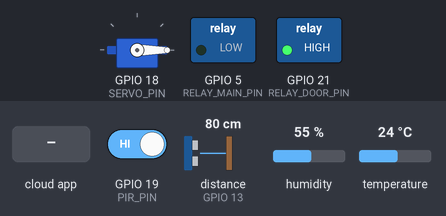
This sketch was run on a simulated ESP32. Shown: servo, switched loads named in the sketch (green lamp = pin HIGH). Wiring (inferred from the names in the program): ultrasonic range finder: trigger GPIO 12; echo GPIO 13. The test bench sets the inputs (shaded band); at power-on: distance to the obstacle (sensor on GPIO 13) 80 cm, GPIO 19 (PIR_PIN) HIGH, humidity 55 %, temperature 24 °C. The echo pulse lasts 58.3 µs per cm; WiFi joins after 1.5 s; servers stay silent unless stated; network time is answered at once with the bench clock; the local clock reads 2024-03-15 10:24:30 at power-on unless the sketch sets it; the Firebase database answers and starts empty; pins used as bus, display or sensor lines are not drawn; what the sketch prints to the serial monitor is not drawn.

Above: at 3.7 s.
3.8 s: distance to the obstacle (sensor on GPIO 13) set to 34 cm
7.5 s: distance to the obstacle (sensor on GPIO 13) set to 28 cm
At 10.0 s:
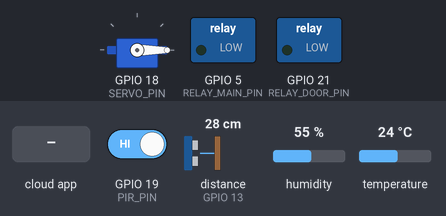
10.9 s: GPIO 19 (PIR_PIN) driven LOW
At 13.5 s:
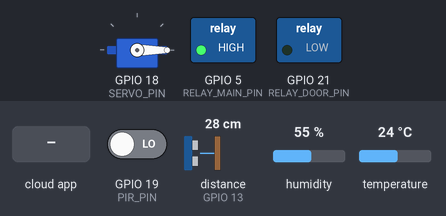
13.8 s: the phone or cloud app sets person_count to 1
At 15.8 s:
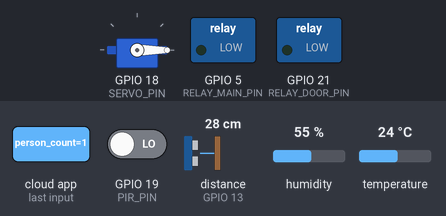
Timing chart, 0 to 17.3 s (numbered marks = the images above; inputs shaded):
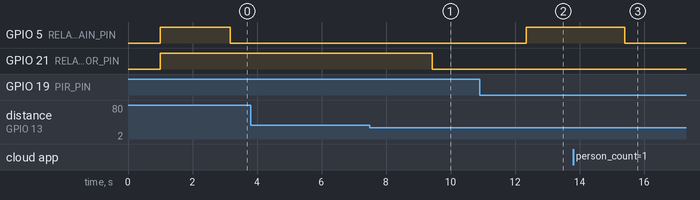

Measured:
- the behaviour switches between 31 and 30 cm on distance to the obstacle (sensor on GPIO 13) (found by bisection; images 0 and 1)
- after the input at 3.8 s, every drawn part: stays the same
- after the input at 7.5 s, GPIO 21 (RELAY_DOOR_PIN): HIGH → LOW after 1.9 s
- after the input at 10.9 s, GPIO 5 (RELAY_MAIN_PIN): LOW → HIGH after 1.4 s
- after the input at 13.8 s, GPIO 5 (RELAY_MAIN_PIN): HIGH → LOW after 1.6 s

The sketch:

Main_Controller.ino
```cpp
#include <WiFi.h>
#include <FirebaseESP32.h>
#include <DHT.h>
#include <ESP32Servo.h>
#include <NTPClient.h>
#include <WiFiUdp.h>
#include "secrets.h"

// --- PIN DEFINITIONS ---
#define DHTPIN 4
#define RELAY_MAIN_PIN 5
#define TRIG_PIN 12
#define ECHO_PIN 13
#define SERVO_PIN 18
#define PIR_PIN 19
#define RELAY_DOOR_PIN 21

#define DHTTYPE DHT22

// --- RELAY POLARITY ---
#define RELAY_ON LOW
#define RELAY_OFF HIGH

// --- OBJECTS ---
DHT dht(DHTPIN, DHTTYPE);
Servo sprayServo;
FirebaseData fbdo;
FirebaseAuth auth;
FirebaseConfig config;
WiFiUDP ntpUDP;

NTPClient timeClient(ntpUDP, "pool.ntp.org", 0);

// --- VARIABLES ---
unsigned long lastLoopTime = 0;
unsigned long lastSprayTime = 0;
bool isDoorLightOn = false;
unsigned long doorLightTimer = 0;
unsigned long sprayInterval = 60000;

void setup() {
  // 1. Start Serial
  Serial.begin(115200);
  delay(1000); // Give serial monitor time to catch up
  Serial.println("\n\n--------------------------------");
  Serial.println("🔌 SYSTEM STARTING...");
  Serial.println("--------------------------------");

  // 2. Pins
  pinMode(RELAY_MAIN_PIN, OUTPUT);
  pinMode(RELAY_DOOR_PIN, OUTPUT);
  digitalWrite(RELAY_MAIN_PIN, RELAY_OFF);
  digitalWrite(RELAY_DOOR_PIN, RELAY_OFF);
  Serial.println("✅ Pins Initialized");

  pinMode(PIR_PIN, INPUT);
  pinMode(TRIG_PIN, OUTPUT);
  pinMode(ECHO_PIN, INPUT);

  // 3. Components
  dht.begin();
  sprayServo.attach(SERVO_PIN);
  sprayServo.write(0);
  Serial.println("✅ Sensors & Servo Ready");

  // 4. WiFi
  Serial.print("📡 Connecting to WiFi: ");
  Serial.println(WIFI_SSID);

  WiFi.begin(WIFI_SSID, WIFI_PASSWORD);
  int retry = 0;
  while (WiFi.status() != WL_CONNECTED && retry < 40) { // Increased wait time
    delay(500);
    Serial.print(".");
    retry++;
  }

  if (WiFi.status() == WL_CONNECTED) {
    Serial.println("\n✅ WiFi Connected!");
    Serial.print("   IP Address: ");
    Serial.println(WiFi.localIP());
  } else {
    Serial.println("\n❌ WiFi Failed! Running Offline Mode.");
  }

  // 5. Firebase
  Serial.println("☁️ Connecting to Firebase...");
  config.database_url = FIREBASE_URL;
  config.signer.tokens.legacy_token = FIREBASE_SECRET;
  Firebase.begin(&config, &auth);
  Firebase.reconnectWiFi(true);
  Serial.println("✅ Firebase Initialized");

  // 6. Time
  timeClient.begin();
  Serial.println("✅ Time Client Started");
  Serial.println("--------------------------------");
  Serial.println("🚀 LOOP STARTED");
  Serial.println("--------------------------------");
}

void loop() {
  if (millis() - lastLoopTime > 2000) {

    // 1. SENSORS & TIME
    timeClient.update();
    unsigned long currentEpoch = timeClient.getEpochTime();

    float t = dht.readTemperature();
    float h = dht.readHumidity();
    if (isnan(t)) t = 0.0;

    bool motionDetected = digitalRead(PIR_PIN);

    // Ultrasonic
    long duration, distance;
    digitalWrite(TRIG_PIN, LOW); delayMicroseconds(2);
    digitalWrite(TRIG_PIN, HIGH); delayMicroseconds(10);
    digitalWrite(TRIG_PIN, LOW);
    duration = pulseIn(ECHO_PIN, HIGH, 30000);
    distance = duration * 0.034 / 2;
    if (distance == 0) distance = 999;

    // 2. FIREBASE READ
    int personCount = 0;
    bool manualOverride = false;
    double bookingStart = 0;
    double bookingEnd = 0;

    // We use 'if' checks so if Firebase fails, we keep old values
    if (Firebase.getInt(fbdo, "/seminar_hall/live_data/person_count")) personCount = fbdo.intData();
    if (Firebase.getBool(fbdo, "/seminar_hall/live_data/ac_status")) manualOverride = fbdo.boolData();
    if (Firebase.getDouble(fbdo, "/seminar_hall/live_data/booking_start")) bookingStart = fbdo.doubleData();
    if (Firebase.getDouble(fbdo, "/seminar_hall/live_data/booking_end")) bookingEnd = fbdo.doubleData();

    if (bookingStart > 2000000000) bookingStart /= 1000;
    if (bookingEnd > 2000000000) bookingEnd /= 1000;

    bool isBookingActive = (bookingStart > 0 && currentEpoch > 1000000000) &&
                           (currentEpoch >= bookingStart && currentEpoch <= bookingEnd);

    // 3. LOGIC
    bool shouldACOn = isBookingActive || manualOverride || (personCount > 0) || motionDetected;

    // 4. RELAY CONTROL
    if (shouldACOn) {
      digitalWrite(RELAY_MAIN_PIN, RELAY_ON);
    } else {
      digitalWrite(RELAY_MAIN_PIN, RELAY_OFF);
    }

    // 5. FEEDBACK
    Firebase.setBool(fbdo, "/seminar_hall/live_data/relay_active", shouldACOn);

    // 6. OTHER DEVICES
    if (personCount > 0 && (millis() - lastSprayTime > sprayInterval)) {
      Serial.println("🌸 Spraying Air Freshener!");
      sprayServo.write(120); delay(1000); sprayServo.write(0);
      lastSprayTime = millis();
    }

    if (distance < 30) {
      isDoorLightOn = true;
      doorLightTimer = millis();
      digitalWrite(RELAY_DOOR_PIN, RELAY_ON);
    }
    if (isDoorLightOn && (millis() - doorLightTimer > 15000)) {
      isDoorLightOn = false;
      digitalWrite(RELAY_DOOR_PIN, RELAY_OFF);
    }

    // 7. UPLOAD & PRINT STATUS
    Firebase.setFloat(fbdo, "/seminar_hall/live_data/temperature", t);
    if (!isnan(h)) Firebase.setFloat(fbdo, "/seminar_hall/live_data/humidity", h);

    // DEBUG PRINT (This is what you were missing!)
    Serial.print("Time: "); Serial.print(currentEpoch);
    Serial.print(" | Temp: "); Serial.print(t);
    Serial.print("C | AC Status: "); Serial.print(shouldACOn ? "ON" : "OFF");
    Serial.print(" | Reason: ");
    if(isBookingActive) Serial.print("BOOKING ");
    if(manualOverride) Serial.print("MANUAL ");
    if(personCount > 0) Serial.print("PEOPLE ");
    if(motionDetected) Serial.print("MOTION ");
    if(!shouldACOn) Serial.print("IDLE");
    Serial.println();

    lastLoopTime = millis();
  }
}
```

secrets.h
```cpp
#ifndef SECRETS_H
#define SECRETS_H

// WiFi Credentials
#define WIFI_SSID "Muhammed Yaseen's A06"
#define WIFI_PASSWORD "blablabla"

// Firebase Credentials
// URL: The one starting with https:// and ending in .com (NO trailing slash)
#define FIREBASE_URL "https://smart-seminar-hall-default-rtdb.asia-southeast1.firebasedatabase.app"

// Secret: Project Settings -> Service Accounts -> Database Secrets -> Show -> Copy
#define FIREBASE_SECRET "scoj8JyZMfXRWc3m1A8GDJvFsOc9hKWDp6KNWmaT"

#endif
```
